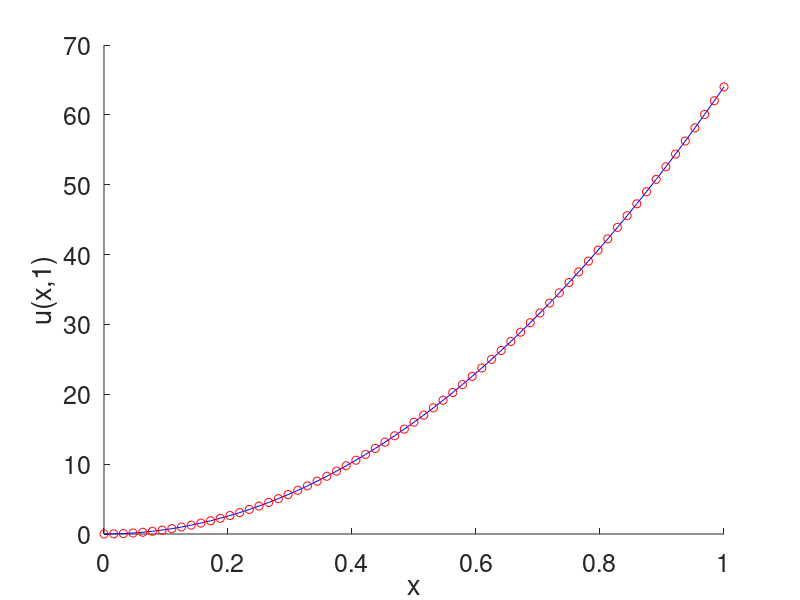
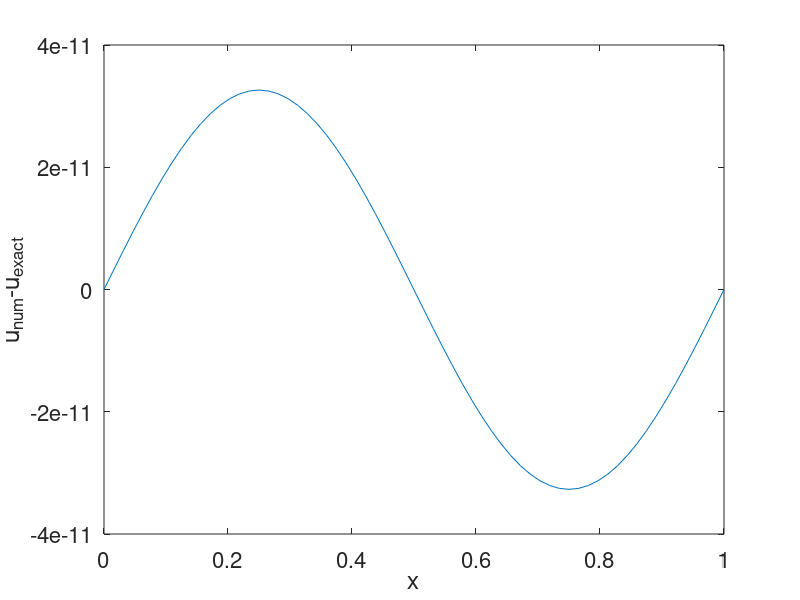

These figures' MATLAB source, in order:
function [] = heat_equation_1D_cn_scheme_example_3
%%% --- 1D heat equation 
%
% du/dt = D*d^2u/dx^2 - t + 8*x^2 with BC: u(0,t) = 0.
%                                          u(1,t) = 8*t
%                                          u(x,0) = 2*sin(2*pi*x)
% analytic solution: u(x,t) = 2*e^(-pi^2*t/4)sin(2*pi*x) + 8*x^2*t.
%
% The finite difference: the Crank-Nicolson scheme (CN), that is,
%  matrix equation: 
% (I-lambda*A)*w^(n+1) = (I+lambda*A)*w^(n) + lambda*(b^(n) + b^(n+1)) + 0.5*dt*(s^(n)+s^(n+1))
% A is tridiagonal matrix.
% (I-lambda*A) is evolution matrix.
% b^(n+1) = [u^(n+1)_{a} 0,...0, u^(n+1)_{b}]^(T), (T = transpose). 
% b^(n+1) for all n since u(a,t) = 0 & u(b,t) = 8*t
% lambda = D*dt/(2*dx^2).
% Reference book: D. Bradie, A friendly introduction to numerical analysis 
%
% Written by Tsogbayar Tsednee (PhD), California State University Northridge 
% Contact: tsog215@gmail.com
% Date: December 23, 2018
%%%
% ----------------------------------------------------------------
format short; clear; clc;
% ---
% grid and initial condition
D = 1./16.; % diffision parameter
a = 0.; % x(0)
b = 1.; % x(N+1)
N = 64;  % number of grid point of x axis
dx = (b-a)/N; % step size in x
% ---
x = zeros(N+1,1); % total number of points is N+1
for i = 1:N+1
    x(i) = a + (i-1)*dx;
end
% ---
%%% time parameter
ti = 0.; % t(0)
tf = 8.; % t(N)
Nt = 256; % number of grid point in time t
dt = (tf-ti)/Nt; % step size in time t
%
lambda = D*dt/(2.*dx^2) ;
%  matrix equation is
% (I-lambda*A)*w^(n+1) = (I+lambda*A)*w^(n) + lambda*(b^(n) + b^(n+1)) + 0.5*dt*(s^(n)+s^(n+1))
u_mat = zeros(N+1,N+1);
for i = 2:N
    u_mat(i,i-1) = lambda;
    u_mat(i,i) = -2.*lambda;
    u_mat(i,i+1) = lambda;
end
u_mat(1,1) = -2.*lambda; u_mat(N+1,N+1) = -2.*lambda ; 
u_mat(1,2) = lambda; u_mat(N+1,N) = lambda;
%u_mat;
%%%
unit_I = eye(N+1); % unit diagonal matrix 
% at t0 = 0
w0 = 2.*sin(2.*pi.*x); % % at t0 = 0.00 & initial
% evolution matrix 
evolution_mat_l = unit_I - u_mat;
evolution_mat_r = unit_I + u_mat;
w0 = w0(2:N); % taking into account the boundary condition  
%
tn = zeros(Nt,1); tnp1 = zeros(Nt,1); % time points
bn = zeros(Nt,1); bnp1 = zeros(Nt,1); % b(t(n)) & b(t(n+1)) vectors
%
%%% time loop starts ---
for j = 1:Nt
    tn(j) = ti + (j-1)*dt; % t(n)
    bn(j) = 8.*tn(j);    
    b_n = [0.; zeros(N-3,1); bn(j)];
    s_n = (-tn(j) + 8.*x(2:N).^2);
%
    tnp1(j) = ti + (j-0)*dt; % t(n + 1) 
    bnp1(j) = 8.*tnp1(j);    
    b_np1 = [0.; zeros(N-3,1); bnp1(j)];
    s_np1 = (-tnp1(j) + 8.*x(2:N).^2);
%
    w_old = w0;
    w_r_new = evolution_mat_r(2:N,2:N)*w_old + lambda.*(b_n + 1.*b_np1) + 0.5*dt.*(s_n+s_np1); % 
    w_new = evolution_mat_l(2:N,2:N)\w_r_new; % 
    w0 = w_new ;    
%
end
%%% time loop ends ---
time = tnp1(Nt);
%%%
w_num = [0.; w_new; 8.*time ];
u_exact = 2.*exp(-pi^2*time/4).*sin(2*pi*x) + 8.*x.^2.*time;

% ploting numerical and analytic solutions together
figure(1)
hold on
plot(x, w_num, 'b')       % plot numerical solution 
plot(x, u_exact, 'ro')    % plot analytical solution
hold off
set(gca,'FontSize',18)
xlabel('x') % ,'fontsize',16
ylabel('u(x,1)') % ,'Rotation', 1
%
figure(2)
plot(x, w_num-u_exact) % plot difference between numerical and analytical solution
set(gca,'FontSize',16)
xlabel('x') % ,'fontsize',16
ylabel('u_{num}-u_{exact}') % ,'Rotation', 1

end
